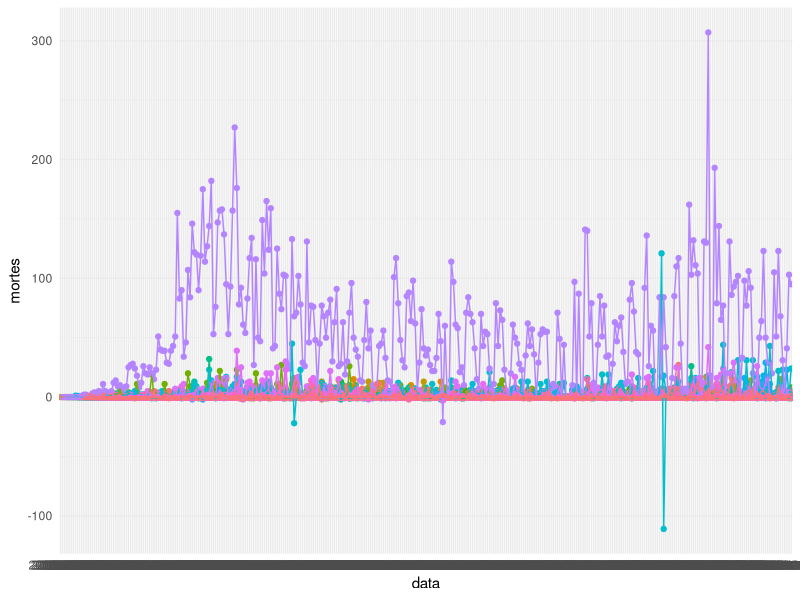
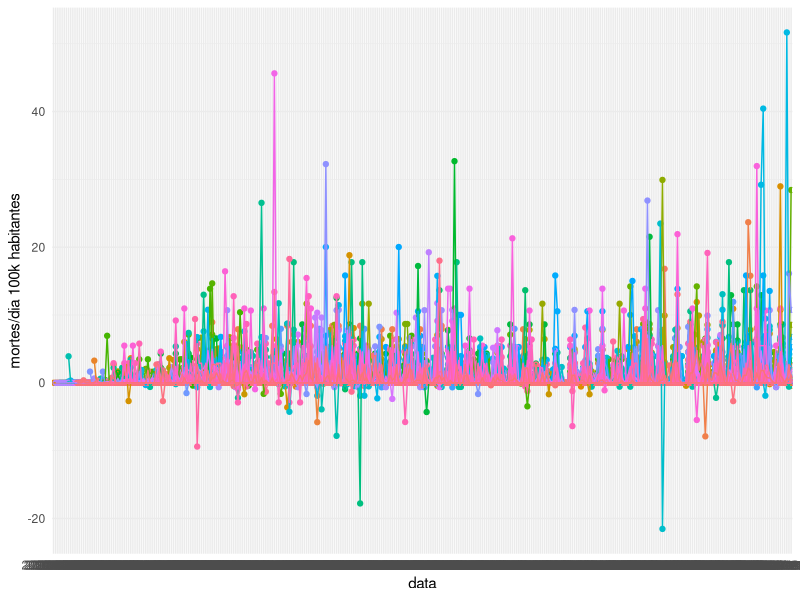
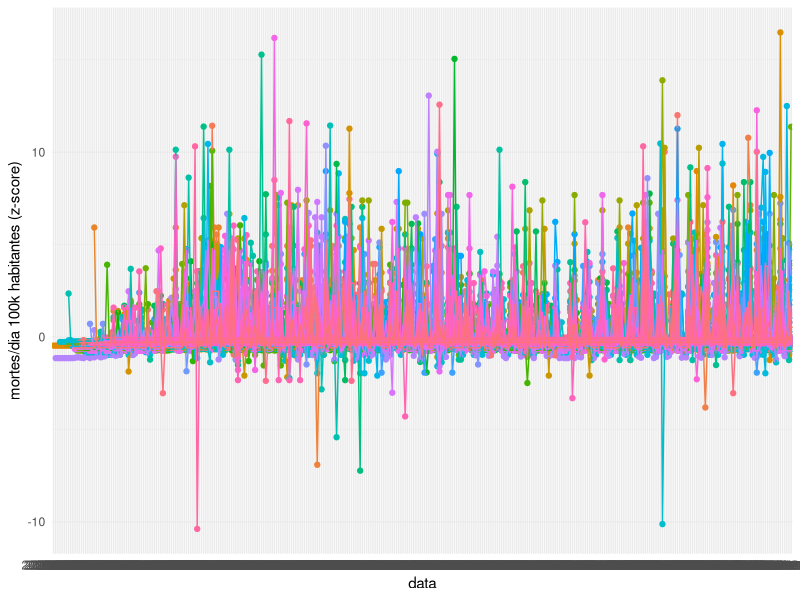

Reproduce these figures in R, in order.
## ---- chunk 1
dados <- read.csv("caso.csv", header = TRUE, stringsAsFactors = FALSE)
## ---- chunk 2
dados <- dados[dados$state == "RJ" & dados$place_type == "city", ]
dados <- dados[ , - c(2, 4, 9)] # state, place_type, estimated_population_2019
dados <- dados[dados$city != "Importados/Indefinidos", ]
## ---- chunk 3
dados$deaths_day <- 0

municipios <- sort(unique(dados$city))

for (municipio in municipios) {
  indices <- sort(dados[dados$city == municipio, "order_for_place"])
  acumulado <- 0
  for (indice in indices) {
    mortes_no_dia <- dados[dados$city == municipio & dados$order_for_place == indice, "deaths"] - acumulado
    dados[dados$city == municipio & dados$order_for_place == indice, "deaths_day"] <- mortes_no_dia
    acumulado <- dados[dados$city == municipio & dados$order_for_place == indice, "deaths"]
  }
}
## ---- chunk 4
any(dados$deaths_day < 0)
## ---- chunk 5
dados[dados$deaths_day < 0,]
## ---- chunk 6
dados[dados$city == "Araruama" & dados$order_for_place %in% c(64, 65, 66, 67),]
## ---- chunk 7
dados[dados$city == "Araruama" & dados$order_for_place %in% c(64, 65, 66, 67), c(1,2,4,11)]
## ---- chunk 8
dados[dados$deaths_day == min(dados$deaths_day),]
## ---- chunk 9
dados[dados$city == "Niterói" & dados$order_for_place %in% c(281, 282, 283), c(1,2,4,11)]
## ---- chunk 10
max(dados$deaths_day)

min(dados$deaths_day)
## ---- chunk 11
library("ggplot2")
## ---- chunk 12
ggplot(dados, aes(x=date, y=deaths_day, group=city)) +
  geom_point(aes(color=city), show.legend = FALSE) +
  geom_line(aes(color=city), show.legend = FALSE) +
  labs(x = "data", y = "mortes") +
  theme_minimal()
## ---- chunk 13
dados[dados$deaths_day > 200,]
## ---- chunk 14
dados$deaths_day_per_100k_inhabitants <- 100000 * dados$deaths_day / dados$estimated_population
## ---- chunk 15
ggplot(dados, aes(x=date, y=deaths_day_per_100k_inhabitants, group=city)) +
  geom_point(aes(color=city), show.legend = FALSE) +
  geom_line(aes(color=city), show.legend = FALSE) +
  labs(x = "data", y = "mortes/dia 100k habitantes") +
  theme_minimal()
## ---- chunk 16
dados$deaths_day_100k_zscore <- 0
for (municipio in municipios) {
  media <- mean(dados[dados$city == municipio, "deaths_day_per_100k_inhabitants"], na.rm = TRUE)
  desvio_padrao <- sd(dados[dados$city == municipio, "deaths_day_per_100k_inhabitants"], na.rm = TRUE)
  dados[dados$city == municipio, "deaths_day_100k_zscore"] <- ((dados[dados$city == municipio, "deaths_day_per_100k_inhabitants"] - media) / desvio_padrao)
}
## ---- chunk 17
ggplot(dados, aes(x=date, y=deaths_day_100k_zscore, group=city)) +
  geom_point(aes(color=city), show.legend = FALSE) +
  geom_line(aes(color=city), show.legend = FALSE) +
  labs(x = "data", y = "mortes/dia 100k habitantes (z-score)") +
  theme_minimal()
